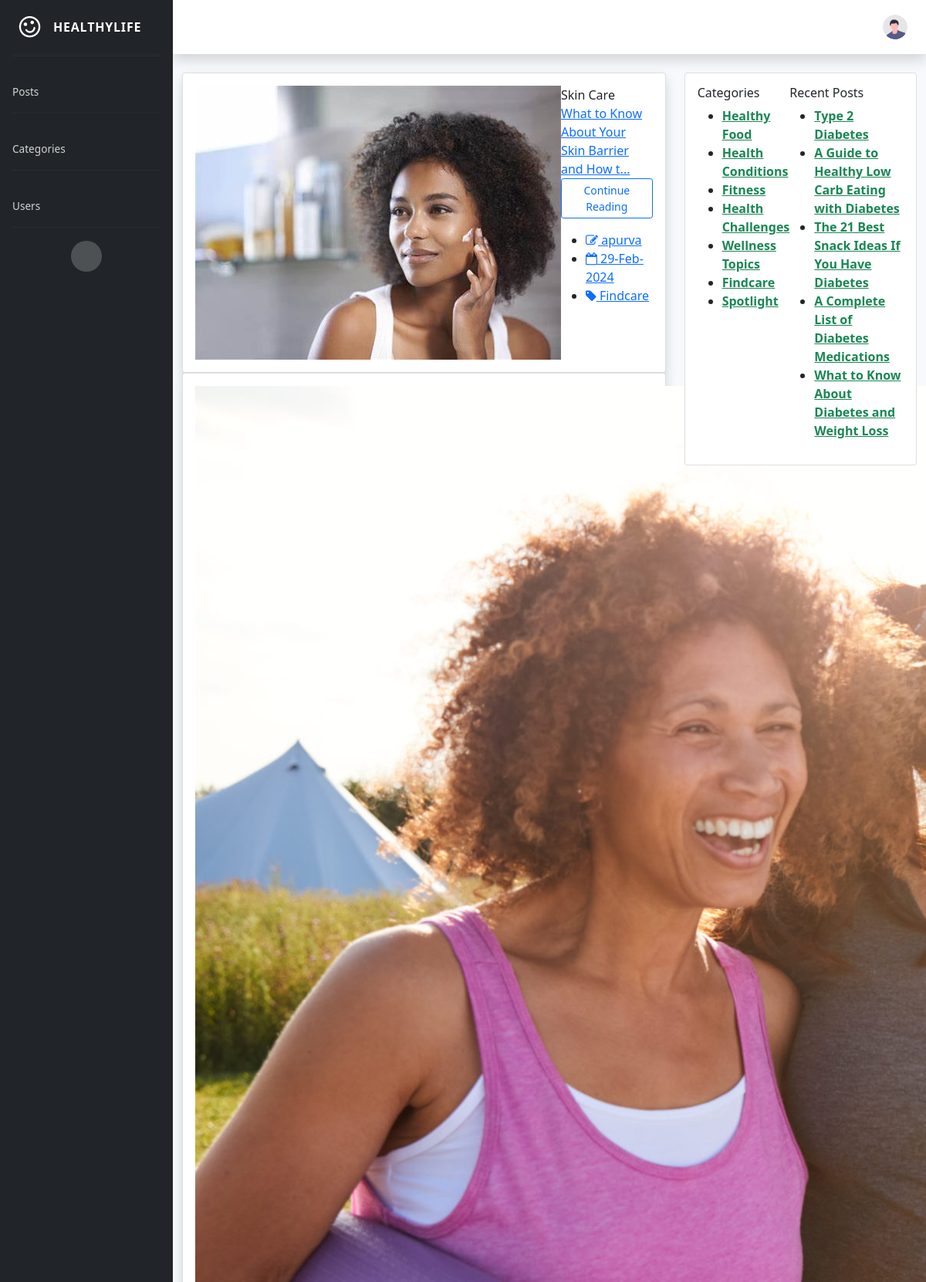
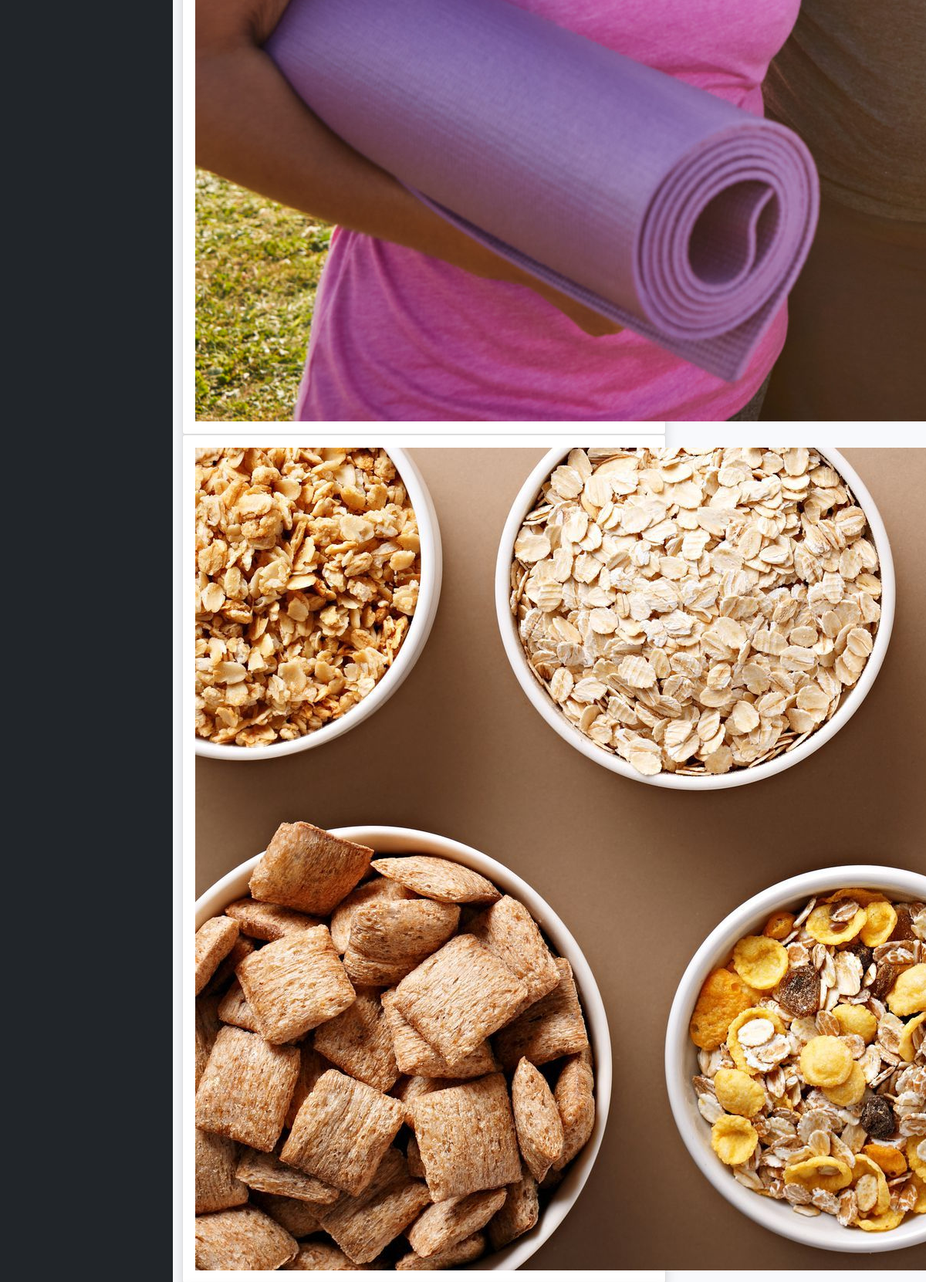
The page / (upper part) on the database its author committed (2 pictures, top to bottom).
### tables this page shows
CREATE TABLE `blog` (
  `blog_id` int(11) NOT NULL,
  `blog_title` varchar(255) NOT NULL,
  `blog_body` text NOT NULL,
  `blog_image` varchar(255) NOT NULL,
  `category` int(11) NOT NULL,
  `author_id` int(11) NOT NULL,
  `publish_date` timestamp NOT NULL DEFAULT current_timestamp() ON UPDATE current_timestamp()
);

CREATE TABLE `user` (
  `user_id` int(11) NOT NULL,
  `username` varchar(100) NOT NULL,
  `password` varchar(100) NOT NULL,
  `email` varchar(100) NOT NULL,
  `role` int(11) NOT NULL
);

CREATE TABLE `categories` (
  `cat_id` int(11) NOT NULL,
  `cat_name` varchar(255) NOT NULL
);

### index.php (the view, shortened to what this page needs)
<?php  include ('header.php');
    include ('config.php');
	if(!isset($_GET['page'])){
		$page=1;
	}
	else{
		$page=$_GET['page'];
	}
	$limit=5;
	$ofset=($page-1)*$limit;
    $sql="SELECT * FROM blog LEFT JOIN categories ON blog.category=categories.cat_id LEFT JOIN user ON blog.author_id=user.user_id ORDER BY blog.publish_date DESC  limit $ofset,$limit";
   $run=mysqli_query($config,$sql);
   $row=mysqli_num_rows($run);
?>
<html><head>
</head>
<body>
<div class="container mt-2">
	<div class="row">
		<div class="col-lg-8">
			<?php if($row){
					while($result=mysqli_fetch_assoc($run)){
			?>
			<div class="card shadow">
				<div class="card-body d-flex blog_flex">
					<div class="flex-part1">
						<a href="single_post.php?id=<?=$result['blog_id']?>"><?php $img=$result['blog_image'] ?><img src="admin/upload/<?=$img?>"> </a>
					</div>
					<div class="flex-grow-1 flex-part2">
						  <?= ucfirst($result['blog_title'])?>
						<p>
						  <a href="single_post.php?id=<?=$result['blog_id']?>" id="body">
						  <?= strip_tags(substr(($result['blog_body']),0,50))."..."?>
						  </a> <span><br>
                          <a href="single_post.php?id=<?=$result['blog_id']?>" class="btn btn-sm btn-outline-primary">Continue Reading
						</a></span>
                        </p>
						<ul>
							<li class="me-2"><a href=""> <span>
                                <i class="fa fa-pencil-square-o" aria-hidden="true"></i></span>
								<?=$result['username']?>
								</a>
							</li>
							<li class="me-2">
								<a href=""> <span><i class="fa fa-calendar-o" aria-hidden="true"></i></span>
								 <?php $date=$result['publish_date']?>
								<?= date('d-M-Y', strtotime($date))?>
							</a>
							</li>
							<li>
								<a href="" class="text-primary"> <span><i class="fa fa-tag" aria-hidden="true"></i></span> <?=$result['cat_name']?></a>
						    </li>
						</ul>
					</div>
				</div>
			</div>
           <?php }} ?>
		</div>
        <?php include "sidebar.php"?>
	</div>
</div>
</body>
</html>
<?php  include 'footer.php';?>

### header.php (shortened to what this page needs)
<!DOCTYPE html>
<html lang="en">
   <head>
      <link rel="stylesheet" href="https://cdnjs.cloudflare.com/ajax/libs/font-awesome/4.7.0/css/font-awesome.min.css">
      <link href="vendor/css/sb-admin-2.css" rel="stylesheet">
   </head>
   <link href="https://cdn.jsdelivr.net/npm/bootstrap@5.1.3/dist/css/bootstrap.min.css" rel="stylesheet">
   <body id="page-top">
      <div id="wrapper">
         <ul class="navbar-nav bg-dark sidebar sidebar-dark accordion" id="accordionSidebar">
            <a class="sidebar-brand d-flex align-items-center justify-content-center" href="blog.php">
               <div class="sidebar-brand-icon rotate-n-15"> <i class="fa fa-smile-o"></i> </div>
               <div class="sidebar-brand-text mx-3">HealthyLife</div>
            </a>
            <hr class="sidebar-divider my-0">
            <hr class="sidebar-divider">
            <li class="nav-item">
               <a class="nav-link" href="index.php"> <span>Posts</span></a>
            </li>
            <hr class="sidebar-divider">
            <li class="nav-item">
               <a class="nav-link collapsed" href="category.php"> <span>Categories</span> </a>
            </li>
            <hr class="sidebar-divider">
            <li class="nav-item">
               <a class="nav-link collapsed" href="user.php"> <span>Users</span> </a>
            </li>
            <hr class="sidebar-divider d-none d-md-block">
            <div class="text-center d-none d-md-inline">
               <button class="rounded-circle border-0" id="sidebarToggle"></button>
            </div>
         </ul>
         <div id="content-wrapper" class="d-flex flex-column">
            <div id="content">
               <nav class="navbar navbar-expand navbar-light bg-white topbar mb-4 static-top shadow">
                  <ul class="navbar-nav ml-auto">
                     <li class="nav-item dropdown no-arrow">
                        <a class="nav-link dropdown-toggle" href="#" id="userDropdown" role="button" data-toggle="dropdown" aria-haspopup="true" aria-expanded="false">  <img class="img-profile rounded-circle" src="vendor/img/undraw_profile.svg"> </a>
                     </li>
                  </ul>
               </nav>

### sidebar.php
<?php include "config.php";
$select="SELECT * FROM categories";
$query=mysqli_query($config,$select);
$select2="SELECT * FROM blog ORDER BY publish_date limit 5";
$query2=mysqli_query($config,$select2);
?>
<div class="col-lg-4">
			<div class="card">
				<div class="card-body d-flex right-section">
					<div id="categories">
						<h6>Categories</h6>
						<ul>
							<?php while($cats=mysqli_fetch_assoc($query)) {?>
							<li><a href="cat.php?id=<?= $cats['cat_id'] ?>" class="text-success fw-bold"><?= $cats['cat_name'] ?></a></li>
							<?php } ?>
						</ul>
					</div>
				    <div id="posts">
						<h6>Recent Posts</h6>
						<ul>
							<?php while($posts=mysqli_fetch_assoc($query2)) {?>
								<li><a href="single_post.php?id=<?= $posts['blog_id']?>" class="text-success fw-bold"><?= $posts['blog_title']?></a>
								</li>
								<?php }?>
						</ul>
					</div>
				</div>
			</div>
</div>

### footer.php (shortened to what this page needs)
      </div>
   </div>
</body>

### rows shown on the page
blog: blog_image (picture), blog_title "Skin Care", blog_body "What to Know About Your Skin Barrier and How t", author.username "apurva", publish_date "29-Feb-2024", categories.cat_name "Findcare"
blog: blog_image (picture)
blog: blog_image (picture)
categories: cat_name "Healthy Food"
categories: cat_name "Health Conditions"
categories: cat_name "Fitness"
categories: cat_name "Health Challenges"
categories: cat_name "Wellness Topics"
categories: cat_name "Findcare"
categories: cat_name "Spotlight"
blog: blog_title "Type 2 Diabetes"
blog: blog_title "A Guide to Healthy Low Carb Eating with Diabetes"
blog: blog_title "The 21 Best Snack Ideas If You Have Diabetes"
blog: blog_title "A Complete List of Diabetes Medications"
blog: blog_title "What to Know About Diabetes and Weight Loss"
